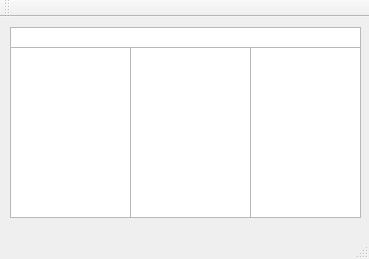
<?xml version="1.0" encoding="UTF-8"?>
<ui version="4.0">
 <class>MainWindow</class>
 <widget class="QMainWindow" name="MainWindow">
  <property name="geometry">
   <rect>
    <x>0</x>
    <y>0</y>
    <width>369</width>
    <height>259</height>
   </rect>
  </property>
  <property name="windowTitle">
   <string>MainWindow</string>
  </property>
  <widget class="QWidget" name="centralWidget">
   <widget class="QListWidget" name="listWidgetBus">
    <property name="geometry">
     <rect>
      <x>10</x>
      <y>30</y>
      <width>121</width>
      <height>171</height>
     </rect>
    </property>
   </widget>
   <widget class="QListWidget" name="listWidgetTime">
    <property name="geometry">
     <rect>
      <x>130</x>
      <y>30</y>
      <width>121</width>
      <height>171</height>
     </rect>
    </property>
   </widget>
   <widget class="QListWidget" name="listWidgetState">
    <property name="geometry">
     <rect>
      <x>250</x>
      <y>30</y>
      <width>111</width>
      <height>171</height>
     </rect>
    </property>
   </widget>
   <widget class="QListWidget" name="listWidgetTitle">
    <property name="geometry">
     <rect>
      <x>10</x>
      <y>10</y>
      <width>351</width>
      <height>21</height>
     </rect>
    </property>
   </widget>
  </widget>
  <widget class="QMenuBar" name="menuBar">
   <property name="geometry">
    <rect>
     <x>0</x>
     <y>0</y>
     <width>369</width>
     <height>21</height>
    </rect>
   </property>
  </widget>
  <widget class="QToolBar" name="mainToolBar">
   <attribute name="toolBarArea">
    <enum>TopToolBarArea</enum>
   </attribute>
   <attribute name="toolBarBreak">
    <bool>false</bool>
   </attribute>
  </widget>
  <widget class="QStatusBar" name="statusBar"/>
 </widget>
 <layoutdefault spacing="6" margin="11"/>
 <resources/>
 <connections/>
</ui>
